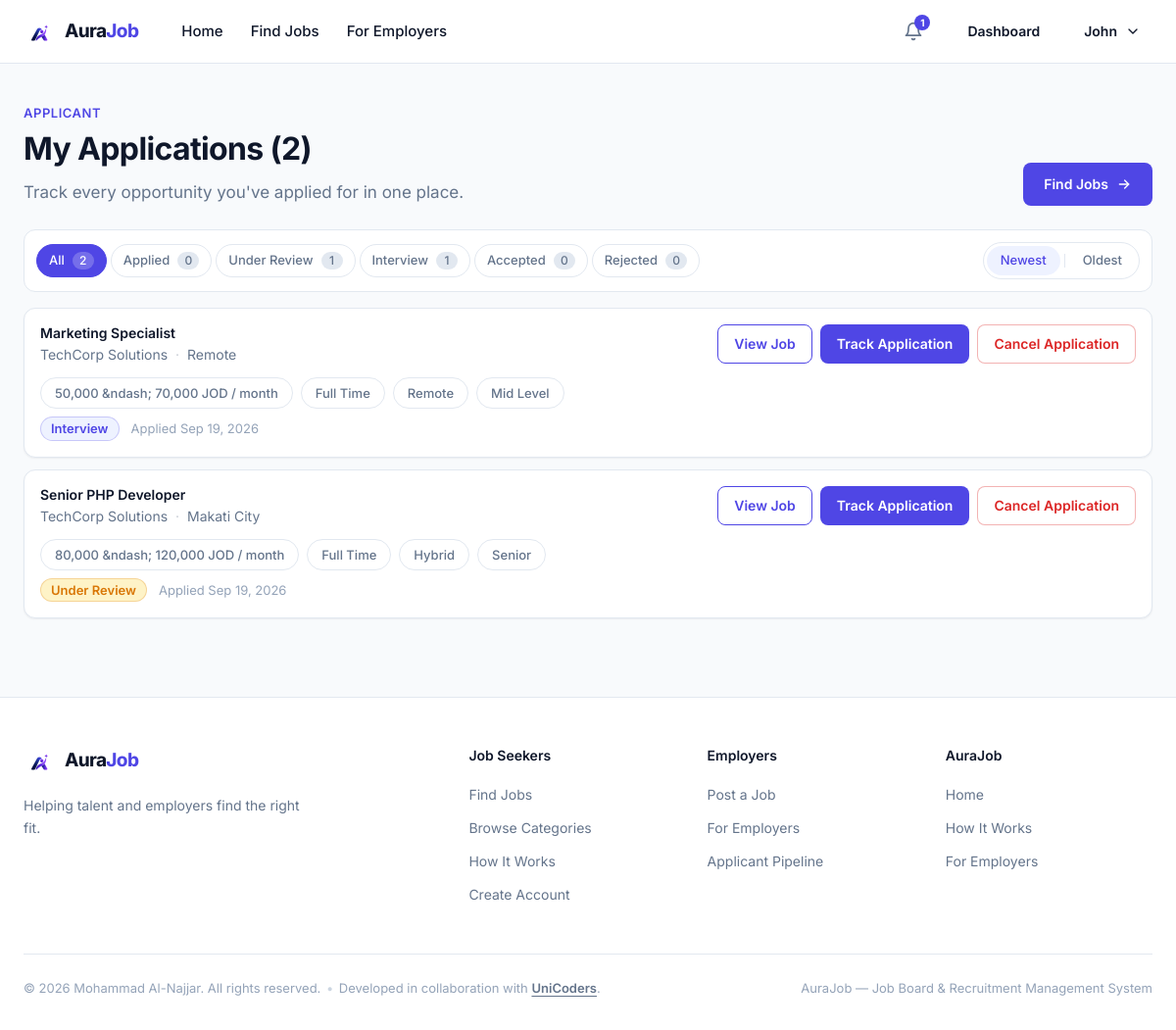
/applicant/applications.php (signed in), run on the app's committed database.
### tables this page shows
CREATE TABLE applications (
    id           INT UNSIGNED  NOT NULL AUTO_INCREMENT,
    applicant_id INT UNSIGNED  NOT NULL,
    job_id       INT UNSIGNED  NOT NULL,
    status       ENUM('applied','under_review','interview','accepted','rejected') NOT NULL DEFAULT 'applied',
    cover_letter TEXT          NULL,
    applied_at   TIMESTAMP     NOT NULL DEFAULT CURRENT_TIMESTAMP,
    updated_at   TIMESTAMP     NOT NULL DEFAULT CURRENT_TIMESTAMP ON UPDATE CURRENT_TIMESTAMP,
    PRIMARY KEY (id),
    UNIQUE KEY uq_applications_applicant_job (applicant_id, job_id),
    KEY idx_applications_applicant (applicant_id),
    KEY idx_applications_job (job_id),
    KEY idx_applications_status (status),
    CONSTRAINT fk_applications_applicant
        FOREIGN KEY (applicant_id) REFERENCES users (id)
        ON DELETE CASCADE,
    CONSTRAINT fk_applications_job
        FOREIGN KEY (job_id) REFERENCES jobs (id)
        ON DELETE CASCADE
);

CREATE TABLE jobs (
    id                    INT UNSIGNED  NOT NULL AUTO_INCREMENT,
    company_id            INT UNSIGNED  NOT NULL,
    employer_id           INT UNSIGNED  NOT NULL,
    category_id           INT UNSIGNED  NOT NULL,
    title                 VARCHAR(150)  NOT NULL,
    description           TEXT          NOT NULL,
    requirements          TEXT          NULL,
    location              VARCHAR(150)  NOT NULL,
    salary_min            DECIMAL(12,2) NULL,
    salary_max            DECIMAL(12,2) NULL,
    employment_type       ENUM('full_time','part_time','contract','internship','freelance') NOT NULL,
    work_mode             ENUM('onsite','remote','hybrid') NOT NULL DEFAULT 'onsite',
    experience_level      ENUM('entry','junior','mid','senior','lead') NOT NULL DEFAULT 'entry',
    application_deadline  DATE          NULL,
    status                ENUM('active','closed','draft') NOT NULL DEFAULT 'active',
    created_at            TIMESTAMP     NOT NULL DEFAULT CURRENT_TIMESTAMP,
    updated_at            TIMESTAMP     NOT NULL DEFAULT CURRENT_TIMESTAMP ON UPDATE CURRENT_TIMESTAMP,
    PRIMARY KEY (id),
    KEY idx_jobs_status (status),
    KEY idx_jobs_category (category_id),
    KEY idx_jobs_location (location),
    KEY idx_jobs_company (company_id),
    KEY idx_jobs_employer (employer_id),
    KEY idx_jobs_created (created_at),
    CONSTRAINT fk_jobs_company
        FOREIGN KEY (company_id) REFERENCES companies (id)
        ON DELETE CASCADE,
    CONSTRAINT fk_jobs_employer
        FOREIGN KEY (employer_id) REFERENCES users (id)
        ON DELETE CASCADE,
    CONSTRAINT fk_jobs_category
        FOREIGN KEY (category_id) REFERENCES categories (id)
        ON DELETE RESTRICT
);

CREATE TABLE companies (
    id             INT UNSIGNED   NOT NULL AUTO_INCREMENT,
    user_id        INT UNSIGNED   NOT NULL,
    name           VARCHAR(150)   NOT NULL,
    description    TEXT           NULL,
    industry       VARCHAR(100)   NULL,
    location       VARCHAR(150)   NULL,
    website        VARCHAR(255)   NULL,
    logo_path      VARCHAR(255)   NULL,
    contact_email  VARCHAR(190)   NULL,
    contact_phone  VARCHAR(30)    NULL,
    created_at     TIMESTAMP      NOT NULL DEFAULT CURRENT_TIMESTAMP,
    updated_at     TIMESTAMP      NOT NULL DEFAULT CURRENT_TIMESTAMP ON UPDATE CURRENT_TIMESTAMP,
    PRIMARY KEY (id),
    UNIQUE KEY uq_companies_user (user_id),
    CONSTRAINT fk_companies_user
        FOREIGN KEY (user_id) REFERENCES users (id)
        ON DELETE CASCADE
);

### app/Core/auth.php (called while the page is built, shortened)
<?php
function hirepeak_session_is_https(): bool
{
    return !empty($_SERVER['SERVER_PORT']) && (int) $_SERVER['SERVER_PORT'] === 443;
}
function hirepeak_user(): ?array
{
    $user = $_SESSION['user'];
    return $user;
}
function hirepeak_require_auth(): array
{
    $user = hirepeak_user();
    return $user;
}
function hirepeak_require_role(string $role): array
{
    $user = hirepeak_require_auth();
    return $user;
}

### public/applicant/applications.php (the view, shortened to what this page needs)
<?php
require dirname(__DIR__, 2) . '/app/Core/auth.php';
require dirname(__DIR__, 2) . '/app/Support/html.php';
$user = hirepeak_require_role('applicant');
$uid = (int) $user['id'];
$allowedStatuses = hirepeak_application_statuses();
$statusFilter = (string) ($_GET['status'] ?? '');
$sort = (string) ($_GET['sort'] ?? '') === 'oldest' ? 'oldest' : 'newest';
$applications = [];
$loadError = false;
try {
    $db = hirepeak_db();
    $sql = 'SELECT a.id AS application_id, a.status, a.applied_at, a.updated_at,
                   j.id AS job_id, j.title AS job_title, j.location AS job_location,
                   j.salary_min, j.salary_max, j.employment_type, j.work_mode,
                   j.experience_level, j.status AS job_status,
                   c.name AS company_name
            FROM applications a
            INNER JOIN jobs j ON j.id = a.job_id
            INNER JOIN companies c ON c.id = j.company_id
            WHERE a.applicant_id = ?
            ORDER BY a.applied_at DESC, a.id DESC';
    $stmt = $db->prepare($sql);
    $stmt->bind_param('i', $uid);
    $stmt->execute();
    $applications = $stmt->get_result()->fetch_all(MYSQLI_ASSOC);
} catch (\Throwable $e) {
    error_log('[hirepeak] my applications load failed: ' . $e->getMessage());
    $loadError = true;
    $applications = [];
}
$counts = [];
$counts['all'] = 0;
foreach ($allowedStatuses as $status => $label) {
    $counts[$status] = 0;
}
if (!$loadError) {
    try {
        $db = hirepeak_db();
        $stmt = $db->prepare(
            'SELECT status, COUNT(*) AS n
             FROM applications
             WHERE applicant_id = ?
             GROUP BY status'
        );
        $stmt->bind_param('i', $uid);
        $stmt->execute();
        $result = $stmt->get_result();
        while ($row = $result->fetch_assoc()) {
            $counts['all'] += (int) $row['n'];
            $counts[$row['status']] = (int) $row['n'];
        }
    } catch (\Throwable $e) {
        error_log('[hirepeak] my applications counts failed: ' . $e->getMessage());
    }
}
function hirepeak_formatted_app_date(?string $timestamp): string
{
    $time = $timestamp !== null ? strtotime($timestamp) : false;
    return $time ? date('M j, Y', $time) : '';
}
?>
<!DOCTYPE html>
<html lang="en">
<head>
  <link rel="stylesheet" href="/assets/css/style.css">
</head>
<body>
  <?php require dirname(__DIR__, 2) . '/app/Views/header.php'; ?>
  <main id="main" class="dash-main applications-page">
    <div class="container">
      <header class="dash-head">
        <div>
          <p class="dash-eyebrow">Applicant</p>
          <h1 class="dash-title">My Applications<?php echo $counts['all'] > 0 ? ' (' . (int) $counts['all'] . ')' : ''; ?></h1>
          <p class="dash-text">Track every opportunity you've applied for in one place.</p>
        </div>
        <a class="btn btn--primary dash-head__cta" href="<?php echo hirepeak_url('jobs.php'); ?>">
          Find Jobs
          <svg width="16" height="16" viewBox="0 0 24 24" fill="none" stroke="currentColor" stroke-width="2" stroke-linecap="round" stroke-linejoin="round" aria-hidden="true">
            <path d="M5 12h14"/>
            <path d="m13 6 6 6-6 6"/>
          </svg>
        </a>
      </header>
      <?php if ($loadError): ?>
        <section class="dash-alert" role="alert" aria-labelledby="apps-error-title">
          <h2 id="apps-error-title">Something went wrong on our side.</h2>
          <p>We couldn't load your applications right now. Please try again in a moment.</p>
          <a class="btn btn--primary" href="<?php echo hirepeak_url('applicant/applications.php'); ?>">Try again</a>
        </section>
      <?php else: ?>
        <?php if ($counts['all'] > 0): ?>
          <nav class="apps-toolbar" aria-label="Application status filter">
            <?php
            $statusItems = [['key' => '', 'label' => 'All']];
            foreach ($allowedStatuses as $key => $label) {
                $statusItems[] = ['key' => $key, 'label' => $label];
            }
            ?>
            <div class="status-pills" role="list">
              <?php foreach ($statusItems as $item): ?>
                <?php
                $count = $item['key'] === '' ? $counts['all'] : $counts[$item['key']];
                $active = $statusFilter === $item['key'];
                $href = hirepeak_url(
                    $item['key'] === ''
                        ? 'applicant/applications.php' . ($sort === 'oldest' ? '?sort=oldest' : '')
                        : 'applicant/applications.php?status=' . rawurlencode($item['key']) . ($sort === 'oldest' ? '&sort=oldest' : '')
                );
                ?>
                <a class="status-pill<?php echo $active ? ' is-active' : ''; ?>" href="<?php echo hirepeak_esc($href); ?>" role="listitem"<?php echo $active ? ' aria-current="page"' : ''; ?>>
                  <?php echo hirepeak_esc($item['label']); ?>
                  <span class="status-pill__count"><?php echo (int) $count; ?></span>
                </a>
              <?php endforeach; ?>
            </div>
            <div class="apps-sort" role="group" aria-label="Sort applications">
              <a class="apps-sort__link<?php echo $sort === 'newest' ? ' is-active' : ''; ?>"
                 href="<?php echo hirepeak_url('applicant/applications.php' . ($statusFilter !== '' ? '?status=' . rawurlencode($statusFilter) : '')); ?>"<?php echo $sort === 'newest' ? ' aria-current="true"' : ''; ?>>Newest</a>
              <a class="apps-sort__link<?php echo $sort === 'oldest' ? ' is-active' : ''; ?>"
                 href="<?php echo hirepeak_url('applicant/applications.php?sort=oldest' . ($statusFilter !== '' ? '&status=' . rawurlencode($statusFilter) : '')); ?>"<?php echo $sort === 'oldest' ? ' aria-current="true"' : ''; ?>>Oldest</a>
            </div>
          </nav>
        <?php endif; ?>
        <?php if ($counts['all'] === 0): ?>
          <section class="empty-state">
            <div class="empty-state__icon" aria-hidden="true">
              <svg width="32" height="32" viewBox="0 0 24 24" fill="none" stroke="currentColor" stroke-width="1.75" stroke-linecap="round" stroke-linejoin="round">
                <rect x="3" y="4" width="18" height="16" rx="2"/>
                <path d="M3 9h18"/>
                <path d="m9 17 2 2 4-4"/>
              </svg>
            </div>
            <h2 class="empty-state__title">No applications yet.</h2>
            <p class="empty-state__text">When you apply for a role, you'll be able to track its progress here.</p>
            <a class="btn btn--primary" href="<?php echo hirepeak_url('jobs.php'); ?>">Browse Jobs</a>
          </section>
        <?php else: ?>
          <ul class="app-list app-list--applications">
            <?php foreach ($applications as $app): ?>
              <?php
              $jobId = (int) $app['job_id'];
              $appId = (int) $app['application_id'];
              $appliedLabel = hirepeak_formatted_app_date((string) $app['applied_at']);
              $salary = hirepeak_salary_range(
                  isset($app['salary_min']) ? (string) $app['salary_min'] : '',
                  isset($app['salary_max']) ? (string) $app['salary_max'] : ''
              );
              ?>
              <li class="app-row app-row--page">
                <div class="app-row__main">
                  <h2 class="app-row__title">
                    <a href="<?php echo hirepeak_url('job-details.php?id=' . (int) $jobId); ?>"><?php echo hirepeak_esc((string) $app['job_title']); ?></a>
                  </h2>
                  <p class="app-row__company">
                    <?php echo hirepeak_esc((string) $app['company_name']); ?>
                    <?php if (trim((string) ($app['job_location'] ?? '')) !== ''): ?>
                      <span class="job-card__dot" aria-hidden="true">&middot;</span> <?php echo hirepeak_esc((string) $app['job_location']); ?>
                    <?php endif; ?>
                  </p>
                  <ul class="app-row__chips">
                    <?php if ($salary !== 'Salary not disclosed'): ?>
                      <li class="chip"><?php echo hirepeak_esc($salary); ?></li>
                    <?php endif; ?>
                    <li class="chip"><?php echo hirepeak_esc(hirepeak_employment_type_label((string) $app['employment_type'])); ?></li>
                    <li class="chip"><?php echo hirepeak_esc(hirepeak_work_mode_label((string) $app['work_mode'])); ?></li>
                    <li class="chip"><?php echo hirepeak_esc(hirepeak_experience_level_label((string) $app['experience_level'])); ?></li>
                  </ul>
                  <div class="app-row__meta">
                    <?php echo hirepeak_application_status_badge((string) $app['status']); ?>
                    <span class="app-row__date">
                      Applied <?php echo hirepeak_esc($appliedLabel); ?>
                    </span>
                  </div>
                </div>
                <div class="app-row__actions">
                  <a class="btn btn--outline btn--sm" href="<?php echo hirepeak_url('job-details.php?id=' . (int) $jobId); ?>">View Job</a>
                  <a class="btn btn--primary btn--sm" href="<?php echo hirepeak_url('applicant/tracking.php?id=' . (int) $appId); ?>">Track Application</a>
                  <?php if (in_array((string) ($app['status'] ?? ''), ['applied', 'under_review', 'interview'], true)): ?>
                    <a class="btn btn--outline btn--sm app-row__action--danger" href="<?php echo hirepeak_url('applicant/cancel-application.php?id=' . (int) $appId); ?>">Cancel Application</a>
                  <?php endif; ?>
                </div>
              </li>
            <?php endforeach; ?>
          </ul>
        <?php endif; ?>
      <?php endif; ?>
    </div>
  </main>
  <?php require dirname(__DIR__, 2) . '/app/Views/footer.php'; ?>
</body>
</html>

### app/Support/html.php (shortened to what this page needs)
<?php
require_once __DIR__ . '/../Core/auth.php';
function hirepeak_url(string $path): string
{
    $path = ltrim($path, '/');
    return $path === '' ? '/' : '/' . $path;
}
function hirepeak_esc(?string $value): string
{
    return htmlspecialchars((string) $value, ENT_QUOTES, 'UTF-8');
}
function hirepeak_application_statuses(): array
{
    return [
        'applied'      => 'Applied',
        'under_review' => 'Under Review',
        'interview'    => 'Interview',
        'accepted'     => 'Accepted',
        'rejected'     => 'Rejected',
    ];
}
function hirepeak_application_status_label(string $status): string
{
    $map = hirepeak_application_statuses();
    return $map[$status] ?? $status;
}
function hirepeak_application_status_class(string $status): string
{
    return match ($status) {
        'applied'      => 'status-badge--applied',
        'under_review' => 'status-badge--review',
        'interview'    => 'status-badge--interview',
        'accepted'     => 'status-badge--accepted',
        'rejected'     => 'status-badge--rejected',
        default        => 'status-badge--neutral',
    };
}
function hirepeak_application_status_badge(string $status): string
{
    $label = hirepeak_esc(hirepeak_application_status_label($status));
    $class = hirepeak_application_status_class($status);
    return '<span class="status-badge ' . $class . '">' . $label . '</span>';
}
    ?><!DOCTYPE html>
</html><?php
function hirepeak_employment_type_label(string $type): string
{
    return match ($type) {
        'full_time'  => 'Full Time',
        'part_time'  => 'Part Time',
        'contract'   => 'Contract',
        'internship' => 'Internship',
        'freelance'  => 'Freelance',
        default      => $type,
    };
}
function hirepeak_work_mode_label(string $mode): string
{
    return match ($mode) {
        'onsite' => 'On-site',
        'remote' => 'Remote',
        'hybrid' => 'Hybrid',
        default  => $mode,
    };
}
function hirepeak_experience_level_label(string $level): string
{
    return match ($level) {
        'entry' => 'Entry Level',
        'junior' => 'Junior',
        'mid'    => 'Mid Level',
        'senior' => 'Senior',
        'lead'   => 'Lead',
        default  => $level,
    };
}
function hirepeak_salary_range(?string $min, ?string $max): string
{
    $minV = $min !== null && $min !== '' ? (float) $min : null;
    $maxV = $max !== null && $max !== '' ? (float) $max : null;
    $fmt = static function (float $n): string {
        return number_format($n, $n === floor($n) ? 0 : 2);
    };
    return $fmt($minV) . ' &ndash; ' . $fmt($maxV) . ' JOD / month';
}

### data on the page
applications: job.title "Marketing Specialist", companies.name "TechCorp Solutions", job.location "Remote", job.salary_max "50,000 &ndash; 70,000 JOD / month", job.employment_type "Full Time", job.work_mode "Remote", job.experience_level "Mid Level", status "Interview", applied_at "Sep 19, 2026"
applications: job.title "Senior PHP Developer", companies.name "TechCorp Solutions", job.location "Makati City", job.salary_max "80,000 &ndash; 120,000 JOD / month", job.employment_type "Full Time", job.work_mode "Hybrid", job.experience_level "Senior", status "Under Review", applied_at "Sep 19, 2026"

### other printed values
hirepeak_esc($hpItem['label']) "Home"
hirepeak_esc($hpItem['label']) "Find Jobs"
hirepeak_esc($hpItem['label']) "For Employers"
$hpUnread "1"
hirepeak_esc($hpFirstName) "John"
$counts['all'] "2"
hirepeak_esc($item['label']) "All"
$count "2"
hirepeak_esc($item['label']) "Applied"
$count "0"
hirepeak_esc($item['label']) "Under Review"
$count "1"
hirepeak_esc($item['label']) "Interview"
hirepeak_esc($item['label']) "Accepted"
hirepeak_esc($item['label']) "Rejected"
